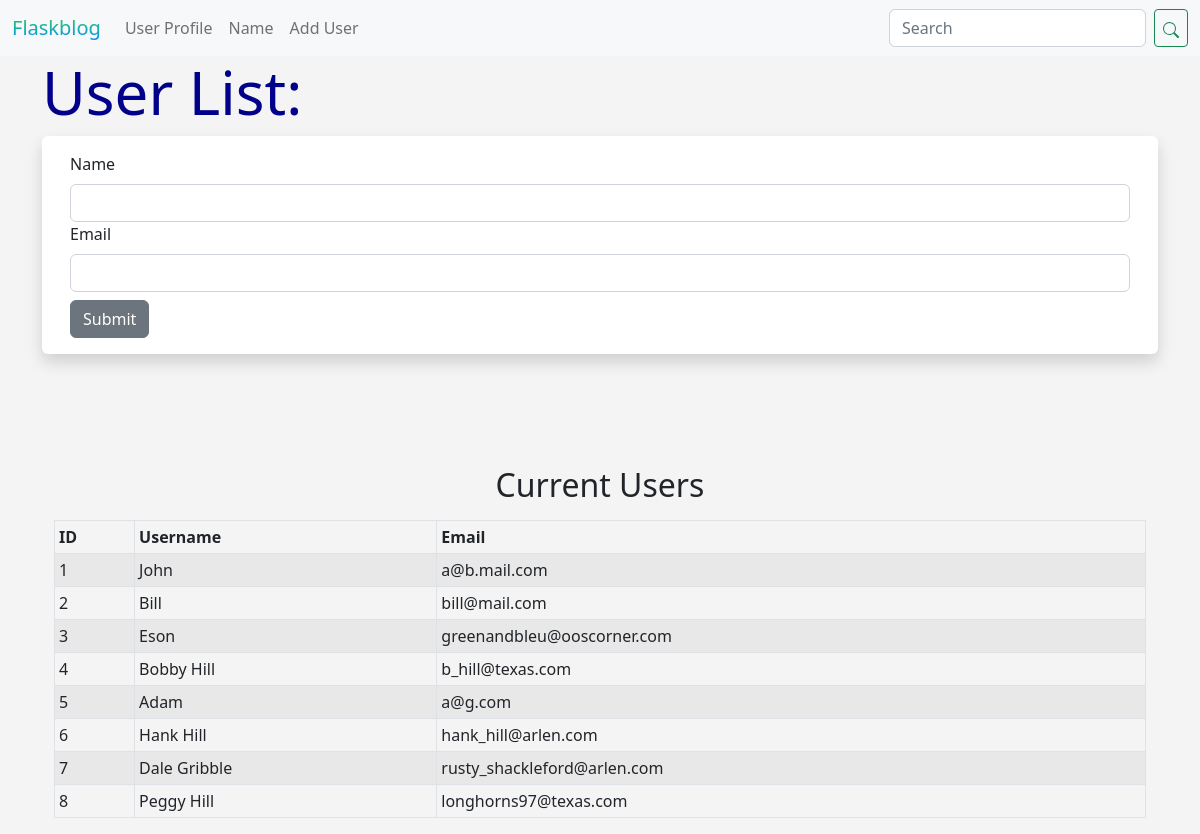
Screenshot of /user/add with the database file from the repository.
### hello.py (models this page shows, shortened)
class Users(db.Model):
    id = db.Column(db.Integer, primary_key=True)
    name = db.Column(db.String(200), nullable=False)
    email = db.Column(db.String(120), nullable=False, unique=True)
    date_added = db.Column(db.DateTime, default=datetime.utcnow)

### hello.py (the view, shortened to what this page needs)
@app.route('/user/add', methods=['GET', 'POST'])
def add_user():
    name = None
    form = UserForm()
    our_users = Users.query.order_by(Users.date_added)
    return render_template(
        'add_user.html',
        form=form,
        name=name,
        our_users=our_users
        )

### hello.py
class UserForm(FlaskForm):
    name = StringField("Name", validators=[DataRequired()])
    email = EmailField("Email", validators=[DataRequired()])
    submit = SubmitField("Submit")

### templates/add_user.html (shortened to what this page needs)
{% extends "base.html" %}
{% block content %}
    {% if name %}
        <div class="container mt-3">
            <h2 class="text-center mb-3">Current Users</h2>
            <table class="table table-bordered table-striped table-sm">
                <thead>
                <tr>
                    <th>ID</th>
                    <th>Username</th>
                    <th>Email</th>
                    </tr>
                </thead>
                <tbody>
            {% for our_user in our_users%}
                    <tr>
                    <td>{{our_user.id}}</td>
                    <td>{{our_user.name}}</td>
                    <td>{{our_user.email}}</td>
                    </tr>
            {% endfor %}
                </tbody>
            </table>
        </div>
    {% else %}
        <h1>User List:</h1>
        <div class="shadow p-3 mb-5 bg-body rounded">
            <form method="post" action="">
                <div class="container">
                    {{ form.name.label(class="form-label") }}
                    {{ form.name(class="form-control") }}
                    {{ form.email.label(class="form-label") }}
                    {{ form.email(class="form-control") }}
                    {{ form.submit(class="btn btn-secondary mt-2") }}
                </div>
            </form>
        </div>
        <br><br>
    <div class="container mt-3 overflow-scroll">
        <h2 class="text-center mb-3">Current Users</h2>
        <table class="table table-bordered table-striped table-sm">
            <thead>
            <tr>
                <th>ID</th>
                <th>Username</th>
                <th>Email</th>
                </tr>
            </thead>
            <tbody>
        {% for our_user in our_users%}
                <tr>
                <td>{{our_user.id}}</td>
                <td>{{our_user.name}}</td>
                <td>{{our_user.email}}</td>
                </tr>
        {% endfor %}
            </tbody>
        </table>
    </div>
    {% endif %}
{% endblock content %}

### templates/base.html (shortened to what this page needs)
<!DOCTYPE html>
<html lang="en">
<head>
    <link href="https://cdn.jsdelivr.net/npm/bootstrap@5.2.3/dist/css/bootstrap.min.css"
        rel="stylesheet"
>
        <link rel="stylesheet" href="{{ url_for('static', filename='css/styles.css') }}">
</head>
<body>
    {% include "navbar.html" %}
    <div class="container">
        {% block content %}
        {% endblock content %}
    </div>
</body>
</html>

### templates/navbar.html (shortened to what this page needs)
<nav class="navbar navbar-light navbar-expand-lg bg-light" style="--bs-bg-opacity: .88;">
    <div class="container-fluid">
      <a class="navbar-brand" href="{{ url_for('index') }}">
        <span class="brand-style brand-gradient">Flaskblog</span>
      </a>
      <div class="collapse navbar-collapse" id="navbarSupportedContent">
        <ul class="navbar-nav me-auto mb-2 mb-lg-0">
          <li class="nav-item">
            <a class="nav-link" href="{{ url_for('user', name='hank hill') }}">User Profile</a>
          </li>
          <li class="nav-item">
            <a class="nav-link" href="{{ url_for('name') }}">Name</a>
          </li>
          <li class="nav-item">
            <a class="nav-link" href="{{ url_for('add_user') }}">Add User</a>
          </li>
        </ul>
        <form class="d-flex" role="search">
          <input class="form-control me-2" type="search" placeholder="Search" aria-label="Search">
          <button class="btn btn-outline-success btn-sm" type="submit">
          </button>
        </form>
      </div>
    </div>
  </nav>

### static/css/styles.css (style rules this page uses)
h1 { color: darkblue; font-size: 60px; }
body { background-color: #f4f4f4; }
.brand-gradient { background: #0091ff; background: -webkit-linear-gradient(to top, #0091ff, #32cd4c); background: linear-gradient(to top, #0091ff, #32cd4c); -webkit-background-clip: text; background-clip: text; color: transparent; }

### rows the page displays
Users: id "1", name "John", email "a@b.mail.com"
Users: id "2", name "Bill", email "bill@mail.com"
Users: id "3", name "Eson", email "greenandbleu@ooscorner.com"
Users: id "4", name "Bobby Hill", email "b_hill@texas.com"
Users: id "5", name "Adam", email "a@g.com"
Users: id "6", name "Hank Hill", email "hank_hill@arlen.com"
Users: id "7", name "Dale Gribble", email "rusty_shackleford@arlen.com"
Users: id "8", name "Peggy Hill", email "longhorns97@texas.com"
